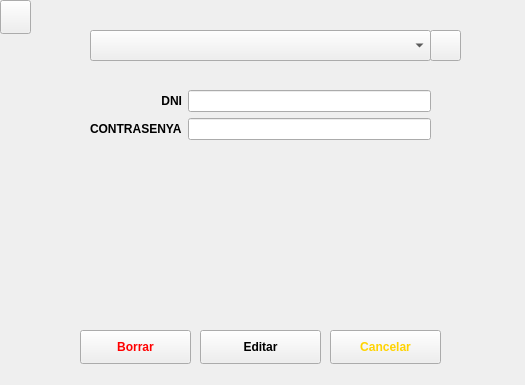
<?xml version="1.0" encoding="UTF-8"?>
<ui version="4.0">
 <class>Form</class>
 <widget class="QWidget" name="Form">
  <property name="geometry">
   <rect>
    <x>0</x>
    <y>0</y>
    <width>525</width>
    <height>385</height>
   </rect>
  </property>
  <property name="windowTitle">
   <string>Form</string>
  </property>
  <widget class="QComboBox" name="cbUsers">
   <property name="geometry">
    <rect>
     <x>90</x>
     <y>30</y>
     <width>341</width>
     <height>31</height>
    </rect>
   </property>
  </widget>
  <widget class="QPushButton" name="editBtn">
   <property name="geometry">
    <rect>
     <x>200</x>
     <y>330</y>
     <width>121</width>
     <height>34</height>
    </rect>
   </property>
   <property name="font">
    <font>
     <weight>75</weight>
     <bold>true</bold>
    </font>
   </property>
   <property name="text">
    <string>Editar</string>
   </property>
  </widget>
  <widget class="QWidget" name="formLayoutWidget">
   <property name="geometry">
    <rect>
     <x>90</x>
     <y>90</y>
     <width>341</width>
     <height>201</height>
    </rect>
   </property>
   <layout class="QFormLayout" name="formLayout">
    <property name="labelAlignment">
     <set>Qt::AlignRight|Qt::AlignTrailing|Qt::AlignVCenter</set>
    </property>
    <item row="0" column="0">
     <widget class="QLabel" name="label">
      <property name="font">
       <font>
        <weight>75</weight>
        <bold>true</bold>
       </font>
      </property>
      <property name="text">
       <string>DNI</string>
      </property>
      <property name="alignment">
       <set>Qt::AlignRight|Qt::AlignTrailing|Qt::AlignVCenter</set>
      </property>
     </widget>
    </item>
    <item row="0" column="1">
     <widget class="QLineEdit" name="lineEditDni">
      <property name="maxLength">
       <number>9</number>
      </property>
      <property name="readOnly">
       <bool>true</bool>
      </property>
     </widget>
    </item>
    <item row="1" column="0">
     <widget class="QLabel" name="label_2">
      <property name="font">
       <font>
        <weight>75</weight>
        <bold>true</bold>
       </font>
      </property>
      <property name="text">
       <string>CONTRASENYA</string>
      </property>
     </widget>
    </item>
    <item row="1" column="1">
     <widget class="QLineEdit" name="lineEditPasswd">
      <property name="echoMode">
       <enum>QLineEdit::Password</enum>
      </property>
      <property name="readOnly">
       <bool>true</bool>
      </property>
     </widget>
    </item>
   </layout>
  </widget>
  <widget class="QPushButton" name="deleteBtn">
   <property name="geometry">
    <rect>
     <x>80</x>
     <y>330</y>
     <width>111</width>
     <height>34</height>
    </rect>
   </property>
   <property name="font">
    <font>
     <weight>75</weight>
     <bold>true</bold>
    </font>
   </property>
   <property name="cursor">
    <cursorShape>ArrowCursor</cursorShape>
   </property>
   <property name="whatsThis">
    <string>Borrar pacient</string>
   </property>
   <property name="styleSheet">
    <string notr="true">color: red;</string>
   </property>
   <property name="text">
    <string>Borrar</string>
   </property>
  </widget>
  <widget class="QPushButton" name="cancelBtn">
   <property name="geometry">
    <rect>
     <x>330</x>
     <y>330</y>
     <width>111</width>
     <height>34</height>
    </rect>
   </property>
   <property name="font">
    <font>
     <weight>75</weight>
     <bold>true</bold>
    </font>
   </property>
   <property name="whatsThis">
    <string>Cancelar modificacio</string>
   </property>
   <property name="styleSheet">
    <string notr="true">color: #FFD300;</string>
   </property>
   <property name="text">
    <string>Cancelar</string>
   </property>
  </widget>
  <widget class="QPushButton" name="refresh_combo_box_btn">
   <property name="geometry">
    <rect>
     <x>430</x>
     <y>30</y>
     <width>31</width>
     <height>31</height>
    </rect>
   </property>
   <property name="text">
    <string/>
   </property>
  </widget>
  <widget class="QPushButton" name="backButton">
   <property name="geometry">
    <rect>
     <x>0</x>
     <y>0</y>
     <width>31</width>
     <height>34</height>
    </rect>
   </property>
   <property name="text">
    <string/>
   </property>
  </widget>
 </widget>
 <resources/>
 <connections/>
</ui>
